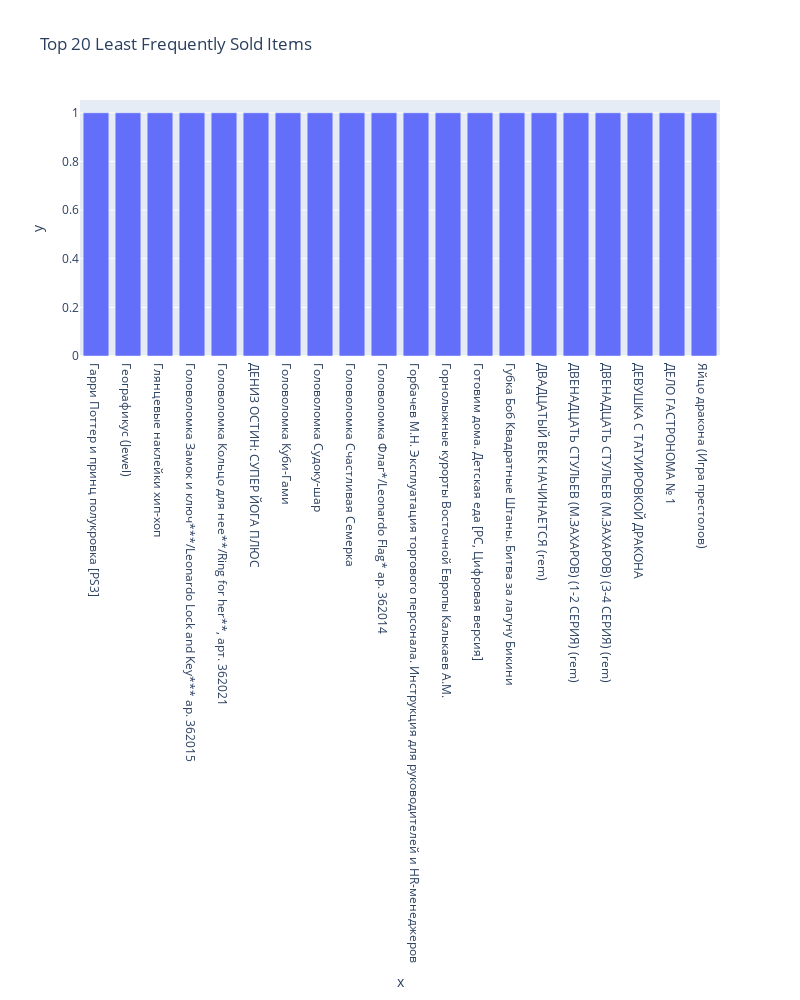

Notebook source saved alongside this figure:
### Code cell
least20_item_sale_frequency_df = item_sale_frequency_df.tail(20)

fig = px.bar(
    x=least20_item_sale_frequency_df.index, 
    y=least20_item_sale_frequency_df.values,
    width=800, height=1000,
    title='Top 20 Least Frequently Sold Items',
)

fig.show()

### Figure 1 — Plotly figure (JSON) as saved in the notebook; plotly's stock layout.template omitted (floating-point values rounded to 4 significant figures)
{"data": [{"alignmentgroup": "True", "hovertemplate": "x=%{x}<br>y=%{y}<extra></extra>", "legendgroup": "", "marker": {"color": "#636efa", "pattern": {"shape": ""}}, "name": "", "offsetgroup": "", "orientation": "v", "showlegend": false, "textposition": "auto", "type": "bar", "x": ["Гарри Поттер и принц полукровка [PS3]", "Географикус (Jewel)", "Глянцевые наклейки хип-хоп", "Головоломка Замок и ключ***/Leonardo Lock and Key*** ар. 362015", "Головоломка Кольцо для нее**/Ring for her**, арт. 362021", "ДЕНИЗ ОСТИН: СУПЕР ЙОГА ПЛЮС", "Головоломка Куби-Гами", "Головоломка Судоку-шар", "Головоломка Счастливая Семерка", "Головоломка Флаг*/Leonardo Flag* ар. 362014", "Горбачев М.Н. Эксплуатация торгового персонала. Инструкция для руководителей и НR-менеджеров", "Горнолыжные курорты Восточной Европы Калькаев А.М.", "Готовим дома. Детская еда [PC, Цифровая версия]", "Губка Боб Квадратные Штаны. Битва за лагуну Бикини", "ДВАДЦАТЫЙ ВЕК НАЧИНАЕТСЯ (rem)", "ДВЕНАДЦАТЬ СТУЛЬЕВ (М.ЗАХАРОВ) (1-2 СЕРИЯ) (rem)", "ДВЕНАДЦАТЬ СТУЛЬЕВ (М.ЗАХАРОВ) (3-4 СЕРИЯ) (rem)", "ДЕВУШКА С ТАТУИРОВКОЙ ДРАКОНА", "ДЕЛО ГАСТРОНОМА № 1", "Яйцо дракона (Игра престолов)"], "xaxis": "x", "y": [1, 1, 1, 1, 1, 1, 1, 1, 1, 1, 1, 1, 1, 1, 1, 1, 1, 1, 1, 1], "yaxis": "y"}], "layout": {"barmode": "relative", "height": 1000, "legend": {"tracegroupgap": 0}, "title": {"text": "Top 20 Least Frequently Sold Items"}, "width": 800, "xaxis": {"anchor": "y", "domain": [0, 1], "title": {"text": "x"}}, "yaxis": {"anchor": "x", "domain": [0, 1], "title": {"text": "y"}}}}
